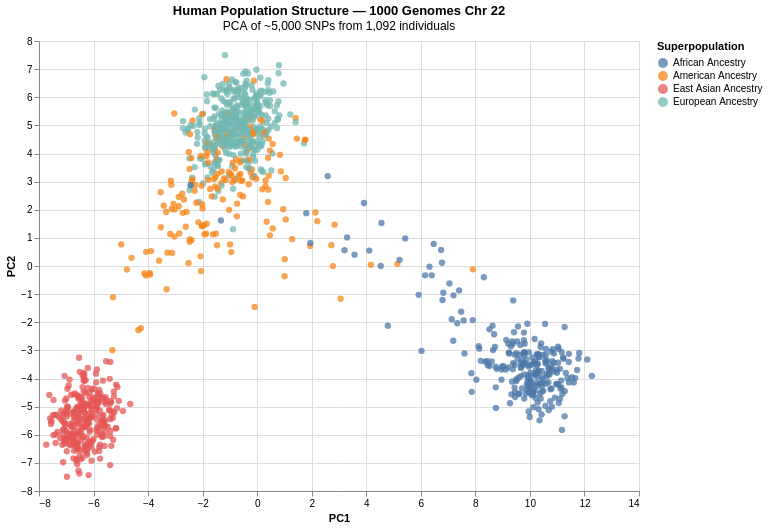

Notebook code cell kept with this figure:
### Markdown cell above
## 6 - The Headline Figure: PCA by Superpopulation

### Code cell
chart_super = alt.Chart(df_plot).mark_circle(size=40, opacity=0.75).encode(
    x=alt.X('PC1:Q', title='PC1'),
    y=alt.Y('PC2:Q', title='PC2'),
    color=alt.Color('Superpopulation name:N',
        scale=alt.Scale(scheme='tableau10'),
        legend=alt.Legend(title='Superpopulation')),
    tooltip=['Sample:N', 'Population name:N', 'Superpopulation name:N']
).properties(
    title={'text': 'Human Population Structure — 1000 Genomes Chr 22',
           'subtitle': 'PCA of ~5,000 SNPs from 1,092 individuals'},
    width=600, height=450
).interactive()  # enables pan and zoom

chart_super.save('/Users/tim/bioinformatics-portfolio/01b-genes-and-geography/results/figures/pca_superpopulation.html')
chart_super

### Figure 1 — Vega-Lite specification as saved in the notebook (floating-point values rounded to 4 significant figures; data arrays with more than 128 entries replaced by an {"elided": "..."} marker saying what was removed)
{"config": {"view": {"continuousWidth": 300, "continuousHeight": 300}}, "data": {"name": "data-b67db3f4e3d1d501dfe27d2ceeedff4f"}, "mark": {"type": "circle", "opacity": 0.75, "size": 40}, "encoding": {"color": {"field": "Superpopulation name", "legend": {"title": "Superpopulation"}, "scale": {"scheme": "tableau10"}, "type": "nominal"}, "tooltip": [{"field": "Sample", "type": "nominal"}, {"field": "Population name", "type": "nominal"}, {"field": "Superpopulation name", "type": "nominal"}], "x": {"field": "PC1", "title": "PC1", "type": "quantitative"}, "y": {"field": "PC2", "title": "PC2", "type": "quantitative"}}, "height": 450, "params": [{"name": "param_1e9efca18e7a2868", "select": {"type": "interval", "encodings": ["x", "y"]}, "bind": "scales"}], "title": {"text": "Human Population Structure — 1000 Genomes Chr 22", "subtitle": "PCA of ~5,000 SNPs from 1,092 individuals"}, "width": 600, "$schema": "https://vega.github.io/schema/vega-lite/v6.4.1.json", "datasets": {"data-b67db3f4e3d1d501dfe27d2ceeedff4f": {"elided": "1092 records"}}}
